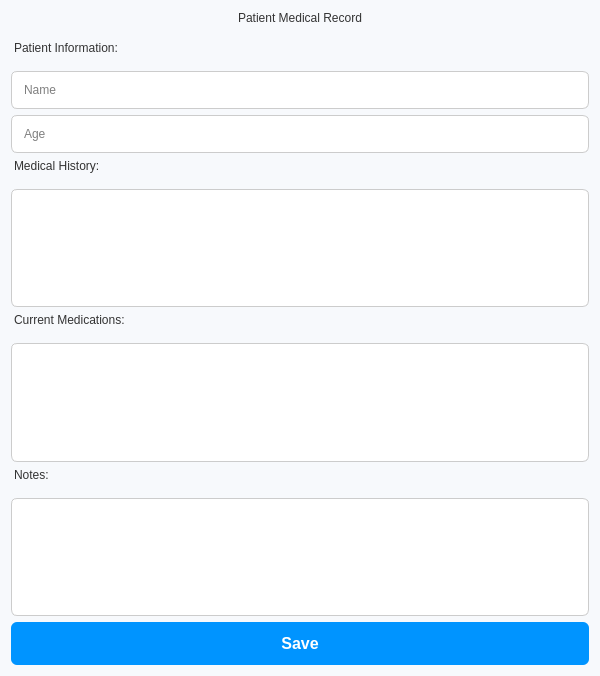
<?xml version="1.0" encoding="UTF-8"?>
<ui version="4.0">
 <class>medicalrecord</class>
 <widget class="QDialog" name="medicalrecord">
  <property name="geometry">
   <rect>
    <x>0</x>
    <y>0</y>
    <width>600</width>
    <height>676</height>
   </rect>
  </property>
  <property name="windowTitle">
   <string>Medical Record</string>
  </property>
  <property name="styleSheet">
   <string notr="true">QDialog {
    background-color: #f7f9fc;
    font-family: 'Arial', sans-serif;
    font-size: 14px;
    padding: 20px;
    border-radius: 8px;
}

QLabel {
    color: #333;
    margin-bottom: 10px;
}

QLineEdit, QComboBox, QTextEdit {
    padding: 10px;
    border: 1px solid #ccc;
    border-radius: 6px;
    background-color: #ffffff;
    color: #000;  /* Text color set to black */
}

QLineEdit:focus, QComboBox:focus, QTextEdit:focus {
    border-color: #007acc;
    box-shadow: 0 0 5px rgba(0, 122, 204, 0.5);
}

QPushButton {
    background-color: #0094ff;
    color: #fff;
    padding: 12px 18px;
    border: none;
    border-radius: 6px;
    font-size: 16px;
    font-weight: bold;
}

QPushButton:hover {
    background-color: #218838;
}

QPushButton#pushButtonSave {
    background-color: #0094ff;
}

QPushButton#pushButtonSave:hover {
    background-color: #218838;
}

QFormLayout {
    spacing: 10px;
    margin-bottom: 20px;
}

QFormLayout QLineEdit, QFormLayout QComboBox, QFormLayout QTextEdit {
    min-width: 250px;
}

QComboBox::drop-down {
    border-left: 1px solid #ccc;
}

QDateEdit, QTimeEdit {
    padding: 10px;
    border: 1px solid #ccc;
    border-radius: 6px;
    background-color: #ffffff;
    color: #000;  /* Text color set to black */
}

QDateEdit::down-arrow, QTimeEdit::down-arrow {
   color: #000;
}

QDateEdit:focus, QTimeEdit:focus {
    border-color: #007acc;
    box-shadow: 0 0 5px rgba(0, 122, 204, 0.5);
}
</string>
  </property>
  <layout class="QVBoxLayout" name="verticalLayout">
   <item>
    <widget class="QLabel" name="labelTitle">
     <property name="text">
      <string>Patient Medical Record</string>
     </property>
     <property name="alignment">
      <set>Qt::AlignmentFlag::AlignCenter</set>
     </property>
    </widget>
   </item>
   <item>
    <widget class="QLabel" name="labelPatientInfo">
     <property name="text">
      <string>Patient Information:</string>
     </property>
    </widget>
   </item>
   <item>
    <widget class="QLineEdit" name="lineEditName">
     <property name="placeholderText">
      <string>Name</string>
     </property>
    </widget>
   </item>
   <item>
    <widget class="QLineEdit" name="lineEditAge">
     <property name="placeholderText">
      <string>Age</string>
     </property>
    </widget>
   </item>
   <item>
    <widget class="QLabel" name="labelMedicalHistory">
     <property name="text">
      <string>Medical History:</string>
     </property>
    </widget>
   </item>
   <item>
    <widget class="QTextEdit" name="textEditHistory"/>
   </item>
   <item>
    <widget class="QLabel" name="labelCurrentMedications">
     <property name="text">
      <string>Current Medications:</string>
     </property>
    </widget>
   </item>
   <item>
    <widget class="QTextEdit" name="textEditMedications"/>
   </item>
   <item>
    <widget class="QLabel" name="labelNotes">
     <property name="text">
      <string>Notes:</string>
     </property>
    </widget>
   </item>
   <item>
    <widget class="QTextEdit" name="textEditNotes"/>
   </item>
   <item>
    <widget class="QPushButton" name="pushButtonSave">
     <property name="text">
      <string>Save</string>
     </property>
    </widget>
   </item>
  </layout>
 </widget>
 <resources/>
 <connections/>
</ui>
